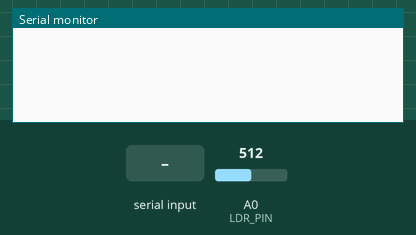
The sketch below on a simulated Arduino Uno, built with avr-gcc and run on an emulated ATmega328P. Shown: the last lines printed to the serial monitor. The test bench sets the inputs (shaded band); at power-on: A0 (LDR_PIN) = 512.

Above: at 1.2 s.
1.3 s: "r" received over Serial
At 2.3 s:
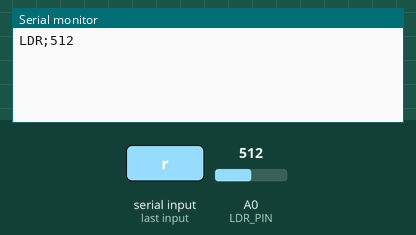
2.8 s: "c" received over Serial
At 4.0 s:
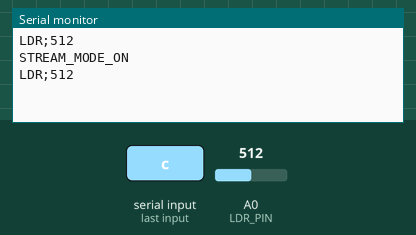

The sketch:

light_sensor_node.ino
```cpp
#define LDR_PIN A0
#define STREAM_INTERVAL 2000 // 2 секунды

unsigned long lastStreamTime = 0;
bool isContinuousMode = false;

void setup() {
  Serial.begin(9600);
  pinMode(LDR_PIN, INPUT);
}

void loop() {
  handleSerialCommands();

  if (isContinuousMode) {
    streamLuminosityData();
  }
}

void handleSerialCommands() {
  if (Serial.available() > 0) {
    char command = Serial.read();

    switch (command) {
      case 'r': // Read once
        isContinuousMode = false;
        reportLuminosity();
        break;

      case 'c': // Continuous stream
        isContinuousMode = true;
        Serial.println("STREAM_MODE_ON");
        break;
    }
  }
}

void streamLuminosityData() {
  if (millis() - lastStreamTime >= STREAM_INTERVAL) {
    lastStreamTime = millis();
    reportLuminosity();
  }
}


void reportLuminosity() {
  int luminosityValue = analogRead(LDR_PIN);
  Serial.print("LDR;");
  Serial.println(luminosityValue);
}
```

Measured:
- after the input at 1.3 s, the serial monitor: prints a new line at once (image 1)
- after the input at 2.8 s, the serial monitor: prints a new line at once (image 2)
